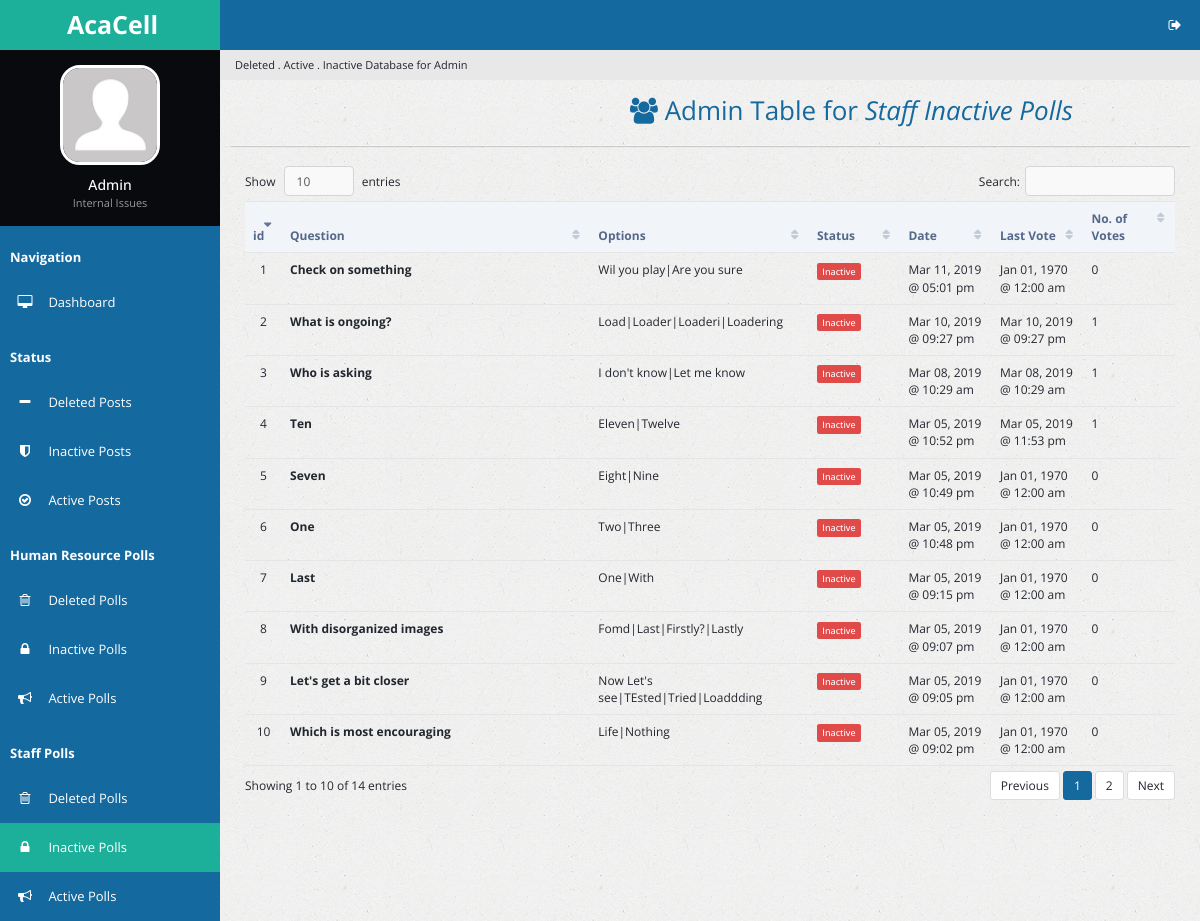
Before: /staffinactpolls.php (signed in) with the older database file.
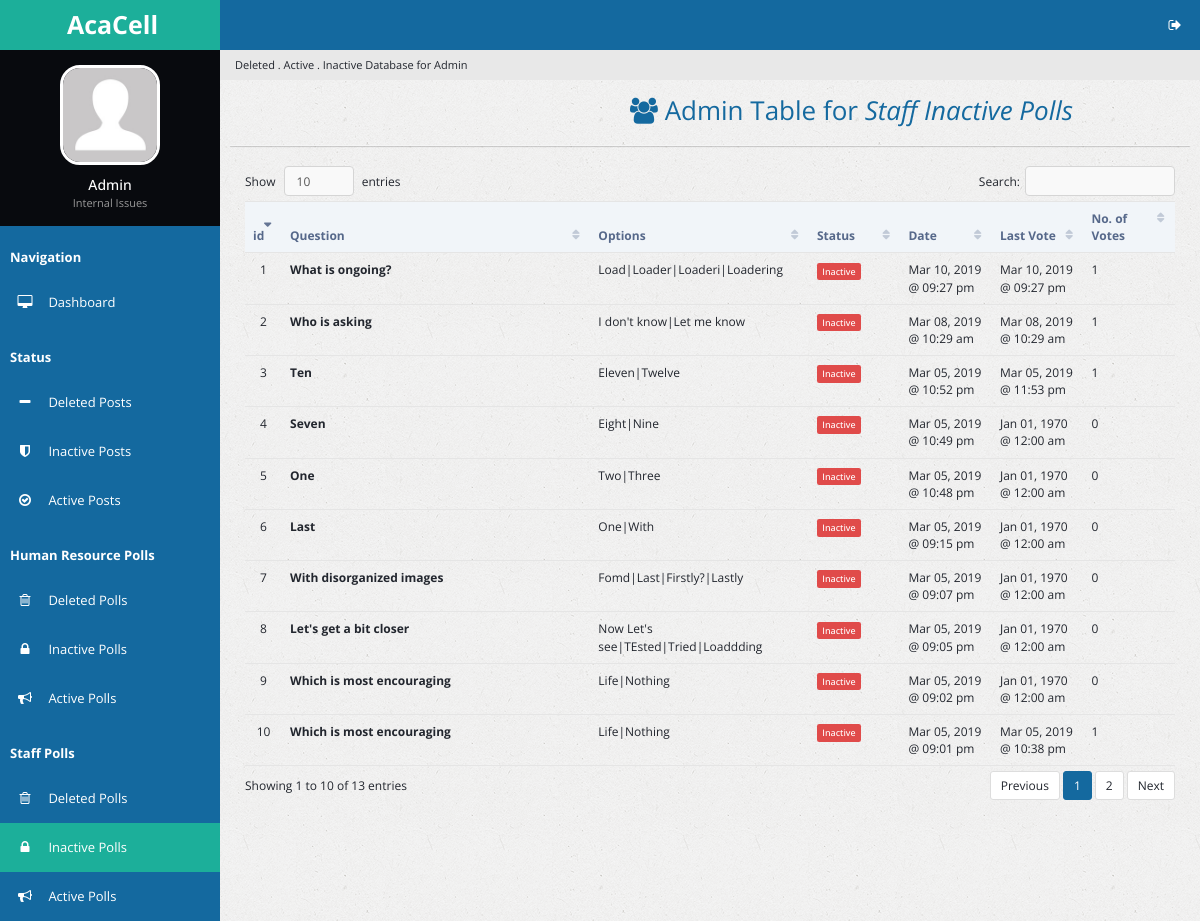
After: the same page with the newer database file.
### tables this page shows
CREATE TABLE `poll` (
  `p_id` int(32) NOT NULL,
  `p_question` text NOT NULL,
  `date_created` double NOT NULL,
  `p_options` varchar(250) NOT NULL,
  `p_votes` varchar(250) NOT NULL DEFAULT '0',
  `p_number_options` tinyint(3) NOT NULL,
  `date_stop_display` double DEFAULT NULL,
  `p_voters` int(11) DEFAULT '0',
  `p_last_vote_date` double DEFAULT '0',
  `u_id` int(11) NOT NULL DEFAULT '0',
  `u_fname` varchar(64) NOT NULL DEFAULT 'HR',
  `table_type` varchar(16) NOT NULL DEFAULT 'poll'
);

### staffinactpolls.php (the view, shortened to what the changed rows need)
<?php
include 'handlers/dbcon.php';
$curr_time = time();
if (isset($_SESSION['loggedin']) && isset($_SESSION['adminpanel'])) {
?>
<!DOCTYPE html>
<html lang="en">
<head>
        <link rel="stylesheet" type="text/css" id="theme" href="css/theme-default.css"/>
    </head>
    <body>
        <div class="page-container">
            <div class="page-sidebar">
                <ul class="x-navigation">
                    <li class="xn-logo">
                        <a href="table-export.php"><b>AcaCell</b></a>
                    </li>
                    <li class="xn-profile">
                        <div class="profile">
                            <div class="profile-image">
                                <img src="assets/images/users/avatar.jpg" alt="John Doe"/>
                            </div>
                            <div class="profile-data">
                                <div class="profile-data-name">Admin</div>
                                <div class="profile-data-title">Internal Issues</div>
                            </div>
                        </div>
                    </li>
                   <li class="xn-title"><b>Navigation</b></li>
                    <li>
                        <a href="admin.php"><span class="fa fa-desktop" style="color: white;"></span> <span class="xn-text" style="color: white;">Dashboard</span></a>
                    </li>
                    <li class="xn-title"><b>Status</b></li>
                    <li>
                        <a href="delposts.php"><span class="fa fa-minus" style="color: white;"></span> <span class="xn-text" style="color: white;">Deleted Posts</span></a>
                    </li>
                    <li>
                        <a href="inactposts.php"><span class="fa fa-shield" style="color: white;"></span> <span class="xn-text" style="color: white;">Inactive Posts</span></a>
                    </li>
                    <li>
                        <a href="actposts.php"><span class="fa fa-check-circle-o" style="color: white;"></span> <span class="xn-text" style="color: white;">Active Posts</span></a>
                    </li>
                    <li class="xn-title"><b>Human Resource Polls</b></li>
                    <li>
                       <a href="delpolls.php"><span class="fa fa-trash-o" style="color: white;"></span> <span class="xn-text" style="color: white;">Deleted Polls</span></a>
                   </li>
                    <li>
                       <a href="inactpolls.php"><span class="fa fa-lock" style="color: white;"></span> <span class="xn-text" style="color: white;">Inactive Polls</span></a>
                   </li>
                   <li>
                       <a href="actpolls.php"><span class="fa fa-bullhorn" style="color: white;"></span> <span class="xn-text" style="color: white;">Active Polls</span></a>
                   </li>
                   <li class="xn-title"><b>Staff Polls</b></li>
                     <li>
                        <a href="staffdelpolls.php"><span class="fa fa-trash-o" style="color: white;"></span> <span class="xn-text" style="color: white;">Deleted Polls</span></a>
                    </li>
                     <li  class="active">
                        <a href="staffinactpolls.php"><span class="fa fa-lock" style="color: white;"></span> <span class="xn-text" style="color: white;">Inactive Polls</span></a>
                    </li>
                    <li>
                        <a href="staffactpolls.php"><span class="fa fa-bullhorn" style="color: white;"></span> <span class="xn-text" style="color: white;">Active Polls</span></a>
                    </li>
                  </ul>
            </div>
            <div class="page-content">
                <ul class="x-navigation x-navigation-horizontal x-navigation-panel">
                    <li class="xn-icon-button pull-right">
                        <a href="#" class="mb-control" data-box="#mb-signout"><span class="fa fa-sign-out"></span></a>
                    </li>
                </ul>
                    <ul class="breadcrumb">
                    <li class="active">Deleted . Active . Inactive Database for Admin</li>
                </ul>
                <div class="page-title">
                    <h2><span class="fa fa-users" style="padding-left: 400px;"></span> Admin Table for <i>Staff Inactive Polls</b></i></h2>
                </div>
                <div class="page-content-wrap">
                    <div class="row">
                        <div class="col-md-12">
                            <div class="panel panel-default">
                                </div>
                                <div class="panel-body">
                                    <table id="customers2" class="table datatable">
                                        <thead>
                                          <tr>
                                            <th width="50">id</th>
                                            <th width="300">Question</th>
                                            <th width="100">Options</th>
                                            <th width="100">Status</th>
                                            <th width="100">Date</th>
                                            <th width="100">Last Vote</th>
                                            <th width="100">No. of Votes</th>
                                          </tr>
                                        </thead>
                                        <tbody>
                                          <?php
                                            $sql_delpolldisplay = "SELECT * FROM poll WHERE date_stop_display < $curr_time AND u_id > 0 ORDER BY date_created DESC";
                                            $success_delpolldisplay = mysqli_query($link, $sql_delpolldisplay);
                                            if ($success_delpolldisplay->num_rows > 0) {
                                              $i = 1;
                                              while($rows = $success_delpolldisplay->fetch_assoc()){
                                          ?>
                                                <tr id="trow<?php echo $rows['p_id']; ?>">
                                                  <td class="text-center"> <?php echo $i; ?> </td>
                                                  <td><strong><?php echo $rows['p_question']; ?></strong></td>
                                                  <td><?php echo $rows['p_options']; ?></td>
                                                  <td><?php echo "<span class='label label-danger'>Inactive</span>";?></td>
                                                  <td><?php echo date("M d, Y @ h:i a", $rows['date_created']); ?></td>
                                                  <td><?php echo date("M d, Y @ h:i a", $rows['p_last_vote_date']); ?></td>
                                                  <td><?php echo $rows['p_voters']; ?></td>
                                                </tr>
                                          <?php
                                            $i++;
                                                }
                                              }
                                          ?>
                                            </tbody>
                                    </table>
                                </div>
                            </div>
                        </div>
                    </div>
                </div>
            </div>
    </body>
</html>
<?php
}else {
  header('location:admin.php');
}
 ?>

Changed rows visible on the page:
removed poll: p_question "Check on something", p_options "Wil you play|Are you sure", date_created "Mar 11, 2019 @ 05:01 pm", p_last_vote_date "Jan 01, 1970 @ 12:00 am", p_voters "0"
now on this page (row unchanged): poll: p_question "Which is most encouraging", p_options "Life|Nothing", date_created "Mar 05, 2019 @ 09:01 pm", p_last_vote_date "Mar 05, 2019 @ 10:38 pm", p_voters "1"
Other visible differences:
text written by a page script: "Show entries Search: Showing 1 to 10 of 14 entries Previous 1 2 Next" → "Show entries Search: Showing 1 to 10 of 13 entries Previous 1 2 Next"
